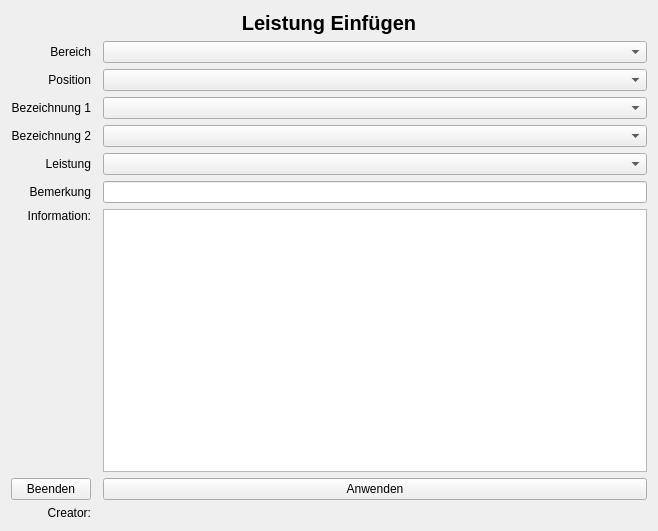
<?xml version="1.0" encoding="UTF-8"?>
<ui version="4.0">
 <class>Rezept</class>
 <widget class="QWidget" name="Rezept">
  <property name="geometry">
   <rect>
    <x>0</x>
    <y>0</y>
    <width>658</width>
    <height>531</height>
   </rect>
  </property>
  <property name="maximumSize">
   <size>
    <width>1141</width>
    <height>531</height>
   </size>
  </property>
  <property name="windowTitle">
   <string>Form</string>
  </property>
  <layout class="QGridLayout" name="gridLayout">
   <item row="1" column="0">
    <widget class="QLabel" name="label_bereich">
     <property name="text">
      <string>Bereich</string>
     </property>
     <property name="alignment">
      <set>Qt::AlignRight|Qt::AlignTrailing|Qt::AlignVCenter</set>
     </property>
    </widget>
   </item>
   <item row="5" column="2">
    <widget class="QComboBox" name="comboBox_leistung"/>
   </item>
   <item row="7" column="2">
    <widget class="QLineEdit" name="lineEdit_Bemerkung"/>
   </item>
   <item row="7" column="0">
    <widget class="QLabel" name="label_bemerkung">
     <property name="text">
      <string>Bemerkung</string>
     </property>
     <property name="alignment">
      <set>Qt::AlignRight|Qt::AlignTrailing|Qt::AlignVCenter</set>
     </property>
    </widget>
   </item>
   <item row="1" column="2">
    <widget class="QComboBox" name="comboBox_bereich"/>
   </item>
   <item row="4" column="0">
    <widget class="QLabel" name="label_bezeichnung2">
     <property name="text">
      <string>Bezeichnung 2</string>
     </property>
     <property name="alignment">
      <set>Qt::AlignRight|Qt::AlignTrailing|Qt::AlignVCenter</set>
     </property>
    </widget>
   </item>
   <item row="5" column="0">
    <widget class="QLabel" name="label_Leistung">
     <property name="text">
      <string>Leistung</string>
     </property>
     <property name="alignment">
      <set>Qt::AlignRight|Qt::AlignTrailing|Qt::AlignVCenter</set>
     </property>
    </widget>
   </item>
   <item row="4" column="2">
    <widget class="QComboBox" name="comboBox_bezeichnung2"/>
   </item>
   <item row="0" column="0" colspan="3">
    <widget class="QLabel" name="label">
     <property name="font">
      <font>
       <pointsize>15</pointsize>
       <bold>true</bold>
      </font>
     </property>
     <property name="text">
      <string>Leistung Einfügen</string>
     </property>
     <property name="textFormat">
      <enum>Qt::PlainText</enum>
     </property>
     <property name="alignment">
      <set>Qt::AlignCenter</set>
     </property>
    </widget>
   </item>
   <item row="2" column="0">
    <widget class="QLabel" name="label_position">
     <property name="text">
      <string>Position</string>
     </property>
     <property name="alignment">
      <set>Qt::AlignRight|Qt::AlignTrailing|Qt::AlignVCenter</set>
     </property>
    </widget>
   </item>
   <item row="3" column="2">
    <widget class="QComboBox" name="comboBox_bezeichnung1"/>
   </item>
   <item row="9" column="2">
    <widget class="QPushButton" name="pushButton_anwenden">
     <property name="text">
      <string>Anwenden</string>
     </property>
    </widget>
   </item>
   <item row="9" column="0">
    <widget class="QPushButton" name="pushButton_beenden">
     <property name="text">
      <string>Beenden</string>
     </property>
    </widget>
   </item>
   <item row="8" column="2">
    <widget class="QTextBrowser" name="textBrowser_information"/>
   </item>
   <item row="3" column="0">
    <widget class="QLabel" name="label_bezeichnung1">
     <property name="text">
      <string>Bezeichnung 1</string>
     </property>
     <property name="alignment">
      <set>Qt::AlignRight|Qt::AlignTrailing|Qt::AlignVCenter</set>
     </property>
    </widget>
   </item>
   <item row="2" column="2">
    <widget class="QComboBox" name="comboBox_position"/>
   </item>
   <item row="8" column="0">
    <widget class="QLabel" name="label_information">
     <property name="text">
      <string>Information:</string>
     </property>
     <property name="alignment">
      <set>Qt::AlignRight|Qt::AlignTop|Qt::AlignTrailing</set>
     </property>
    </widget>
   </item>
   <item row="10" column="0">
    <widget class="QLabel" name="label_2">
     <property name="text">
      <string>Creator:</string>
     </property>
     <property name="alignment">
      <set>Qt::AlignRight|Qt::AlignTrailing|Qt::AlignVCenter</set>
     </property>
    </widget>
   </item>
   <item row="10" column="2">
    <widget class="QLabel" name="label_3">
     <property name="maximumSize">
      <size>
       <width>110</width>
       <height>16</height>
      </size>
     </property>
     <property name="text">
      <string/>
     </property>
     <property name="pixmap">
      <pixmap>../img/dj2.png</pixmap>
     </property>
     <property name="scaledContents">
      <bool>true</bool>
     </property>
    </widget>
   </item>
  </layout>
 </widget>
 <resources/>
 <connections/>
</ui>
